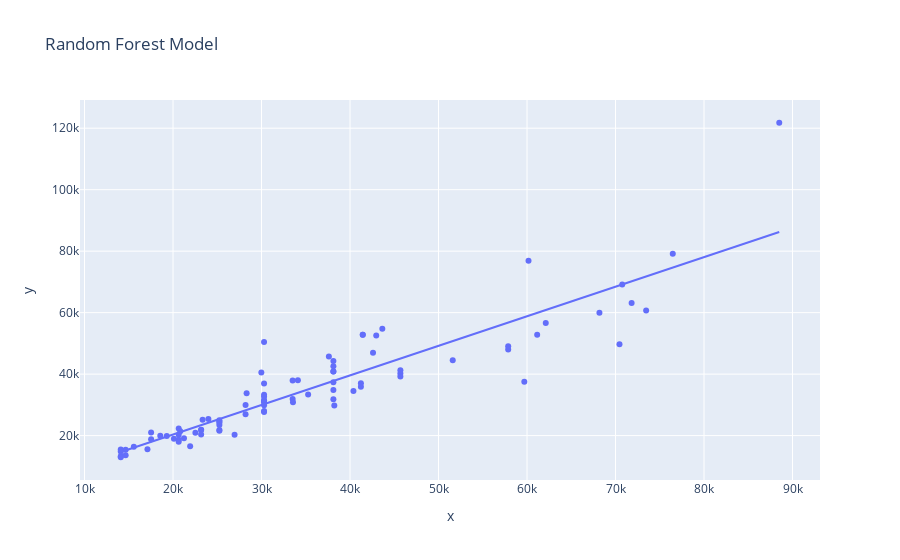

Source (notebook cell):
### Markdown cell above
## Random Forest Model

### Code cell
predictions_random_forest = random_forest_model.predict(X_test)
plot_results(random_forest_model, 'Random Forest Model', predictions_random_forest, y_test)
